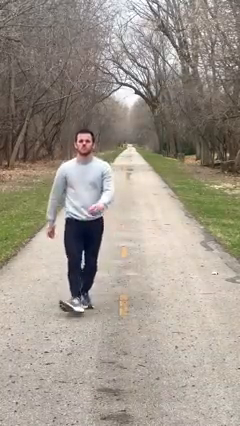
#> input picture frame 176 of title-artist3.mp4, 240 x 426 px
$ python opencvTEST.py
#> lines starting #> are read from the running program, lines starting #| are printed output that depends on the picture; after the words box and inside, x2 and y2 are one past the last pixel; in counts of white or black regions, pixels touching at a corner belong together
import cv2 as cv
import time

#cameras index (in case you have multiple cameras, replace it with correct index)
video_path = "title-artist3.mp4"
cap = cv.VideoCapture(video_path)
# what "module" (cascade classifier) to choose?
#   "haarcascade_frontalface_default.xml" - face detection,
#   "haarcascade_fullbody.xml" - full body detection
cascade_classifier = cv.CascadeClassifier("haarcascade_fullbody.xml")

FPS = 20
prev = 0

running = True
while running:
    time_elapsed = time.time() - prev
    if time_elapsed > 1./FPS:
        prev = time.time()
        # capture a frame (ret is return value, its a boolean that says if its all good or nah)
        ret, frame = cap.read()
#> frame is the input picture: shape (426, 240, 3); mean B, G, R 140, 150.5, 159.1

        # Convert frame into grayscale (Haar Cascades work better in grayscale)
        gray = cv.cvtColor(frame, cv.COLOR_BGR2GRAY)
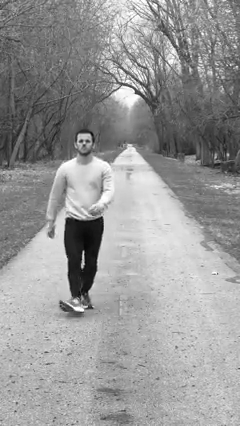
#> gray: shape (426, 240); min 4, max 255, mean 152

        # Detect people
        people = cascade_classifier.detectMultiScale(gray, scaleFactor=1.1, minNeighbors=5)
#> people = [[32, 133, 94, 187]]

        # Draw rectangle around people
        for (x, y, w, h) in people:
            cv.rectangle(frame, (x, y), (x+w, y+h), (4,247,13), 2)  # cooloring is not RGB but BGR...
#> this loop made 1 pass
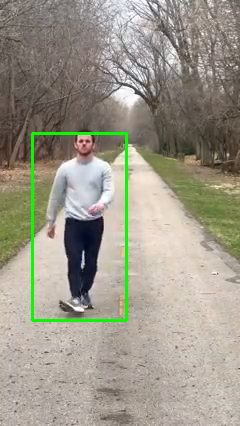
#> frame: shape (426, 240, 3); 1.65% of pixels changed, all inside (x1, y1, x2, y2) = (31, 132, 128, 322)
        # Draw +
        frame_height, frame_width = frame.shape[:2]
#> frame_height = 426; frame_width = 240
        symbol_width = frame_width // 10
#> symbol_width = 24
        symbol_height =  frame_height // 10
#> symbol_height = 42
        center_x = frame_width // 2
#> center_x = 120
        center_y = frame_height // 2
#> center_y = 213
        half_lenght = symbol_height // 2
#> half_lenght = 21
        top_line_start = (center_x, center_y - half_lenght)
#> top_line_start = (120, 192)
        top_line_end = (center_x, center_y + half_lenght)
#> top_line_end = (120, 234)
        bottom_line_start = (center_x - half_lenght, center_y)
#> bottom_line_start = (99, 213)
        bottom_line_end = (center_x + half_lenght, center_y)
#> bottom_line_end = (141, 213)
        cv.line(frame, top_line_start, top_line_end, (0,0,255), 2)
        cv.line(frame, bottom_line_start, bottom_line_end, (0,0,255), 2)
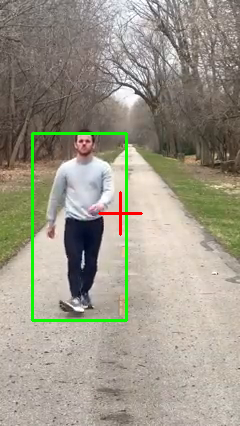
#> frame: shape (426, 240, 3); mean B, G, R 137.3, 151.5, 156.7

        # check it out (later put the logic for processing the frames here)
        if ret:
            cv.imshow("camera-output+detection", frame)

            if cv.waitKey(1) == ord("q"):
#> (key q is pressed here)
                break

        else:
            print("Error: Unable to capture the frame!")
            break


# release MEE
cap.release()
cv.destroyAllWindows()

$ run again, starting later in the video
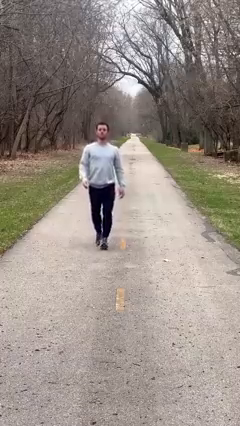
#> input picture frame 793 of title-artist3.mp4, 240 x 426 px
#> frame is the input picture: shape (426, 240, 3); mean B, G, R 134.8, 142.7, 152.6
#> `gray = cv.cvtColor(frame, cv.COLOR_BGR2GRAY)`:
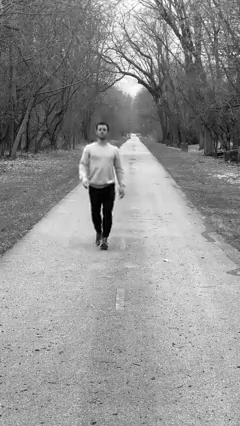
#> gray: shape (426, 240); min 0, max 255, mean 144.9
#> people = [[72, 146, 56, 112]]
#> the loop `for (x, y, w, h) in people:` made 1 pass
#> `cv.line(frame, bottom_line_start, bottom_line_end, (0,0,255), 2)`:
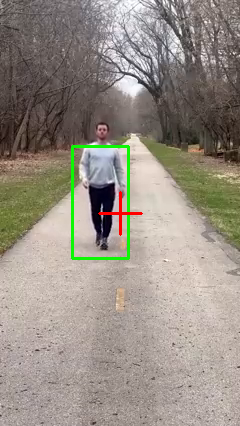
#> frame: shape (426, 240, 3); mean B, G, R 132.8, 143, 151.1

$ run again, starting later in the video
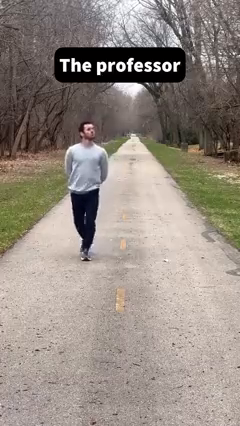
#> input picture frame 1410 of title-artist3.mp4, 240 x 426 px
#> frame is the input picture: shape (426, 240, 3); mean B, G, R 130.8, 139.3, 149.3
#> `gray = cv.cvtColor(frame, cv.COLOR_BGR2GRAY)`:
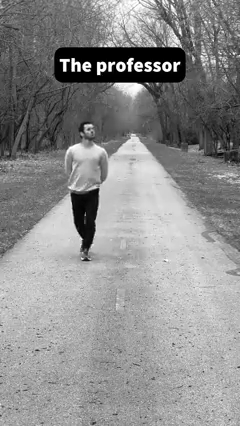
#> gray: shape (426, 240); min 0, max 255, mean 141.4
#> people = [[60, 169, 49, 98]]
#> the loop `for (x, y, w, h) in people:` made 1 pass
#> `cv.line(frame, bottom_line_start, bottom_line_end, (0,0,255), 2)`:
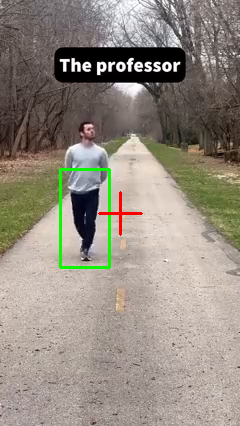
#> frame: shape (426, 240, 3); mean B, G, R 128.9, 139.4, 148
